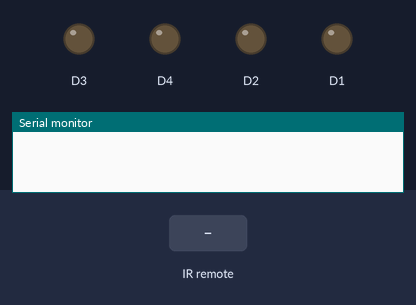
A sketch run on a simulated ESP8266 (NodeMCU). Parts: output pins drawn as LEDs (lit = HIGH), the last lines printed to the serial monitor. Inputs (shaded band) come from the test bench.

Above: at 1.2 s.
1.3 s: infrared code 0xBA45FF00 received
At 2.3 s:
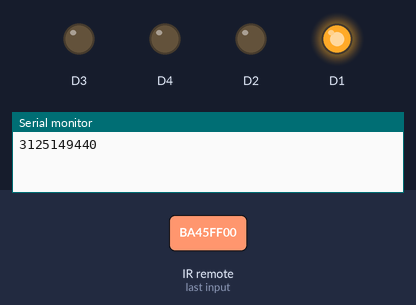
2.8 s: infrared code 0xB946FF00 received
At 3.4 s:
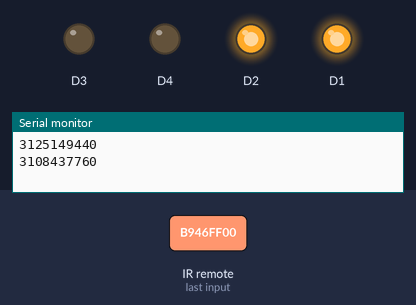
4.3 s: infrared code 0xB847FF00 received
At 4.6 s:
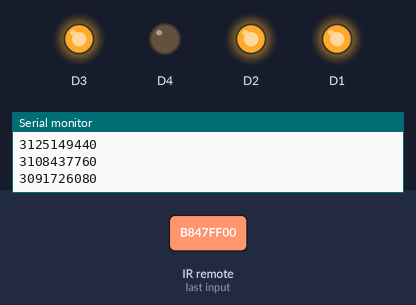
5.8 s: infrared code 0xE619FF00 received
At 6.9 s:
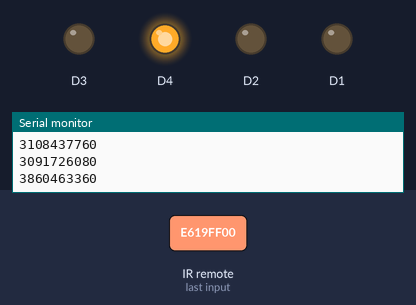
7.3 s: infrared code 0xBA45FF00 received
At 8.1 s:
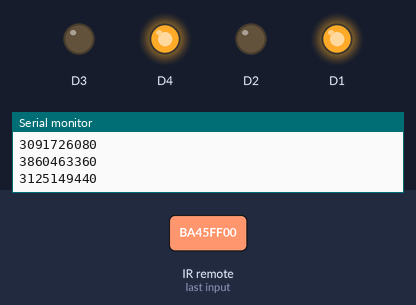
8.8 s: infrared code 0xB946FF00 received
At 9.2 s:
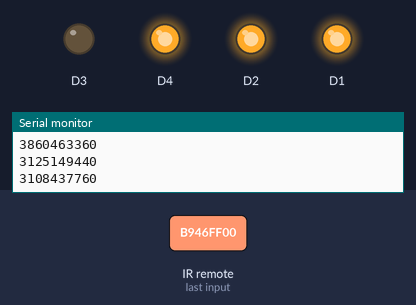
Timing chart, 0 to 11.3 s (numbered marks = the images above; inputs shaded):
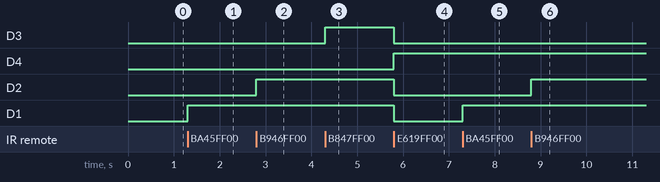

Measured:
- after the input at 1.3 s, D1: LOW → HIGH at once
- after the input at 2.8 s, D2: LOW → HIGH at once
- after the input at 4.3 s, D3: LOW → HIGH at once
- after the input at 5.8 s, D3, D2, D1: HIGH → LOW at once; D4: LOW → HIGH at once
- after the input at 7.3 s, D1: LOW → HIGH at once
- after the input at 8.8 s, D2: LOW → HIGH at once

The sketch:

IR-Remote-controller.ino
```cpp
//=======================================================================================================================
// Code to read IR signal froma a remote and respond accordingly.                                                      ||
// you can attach relay module to your output pins(D1,D2,D3) and use remote based controlling on electric appliances.  ||
// If you have enough knowledge you can edit my code and do alot more.                                                 ||
// IR-remote module link is given in initial commit.                                                                   ||
// Library Docs: "https://github.com/Arduino-IRremote/Arduino-IRremote?tab=readme-ov-file"
// Code by Paras Dhiman                                                                                                ||
//=======================================================================================================================

// Include the IRremote library
#include <IRremote.h>

// Defining values to the signals received form the remote button.
#define c1 3125149440
#define c2 3108437760
#define c3 3091726080
#define c4 3141861120
#define c5 3208707840
#define c6 3158572800
#define c7 4161273600
#define c8 3927310080
#define c9 4127850240
#define c0 3860463360
#define cst 3910598400
#define chash 4061003520
#define cup 3877175040
#define cdown 2907897600
#define cleft 4144561920
#define cright 2774204160
#define cok 3810328320

// Define the input for the IR-receiver module
#define IR_RECEIVE_PIN D0

void setup() {
  IrReceiver.begin(IR_RECEIVE_PIN,ENABLE_LED_FEEDBACK); // Start the receiver
  pinMode(D0, INPUT);
  pinMode(D1, OUTPUT);
  pinMode(D2, OUTPUT);
  pinMode(D3, OUTPUT);
  pinMode(D4, OUTPUT);
  Serial.begin(9600);
}

void trgr(char pin){
  digitalWrite(pin, !digitalRead(pin));
}

// on/off Modules
void on(char p){
  digitalWrite(p, HIGH);
}

void off(char p){
  digitalWrite(p, LOW);
}

void c(char p,int t1, int t2){
  digitalWrite(p, HIGH);
  delay(t1);
  digitalWrite(p, LOW);
  delay(t2);
}

// Main code
void loop(){
    if(IrReceiver.decode()){
    Serial.println(IrReceiver.decodedIRData.decodedRawData,DEC);  //Shows the read value on the monitor screen(if exisits).
    // IrReceiver.printIRResultShort(&Serial); // Print complete received data in one line
    // IrReceiver.printIRSendUsage(&Serial);   // Print the statement required to send this data
    switch(IrReceiver.decodedIRData.decodedRawData) {
      case c1:     //press 1 to turn on/off 1st switch.
        trgr(D1);
        break;

      case c2:     //press 2 to turn on/off 2nd switch.
        trgr(D2);
        break;

      case c3:     //press 3 to turn on/off 3rd switch.
        trgr(D3);
        break;

      case c0 : //Press 0 to turn off/off all appliances
        trgr(D1);
        trgr(D2);
        trgr(D3);
        trgr(D4);
    }
    IrReceiver.resume();
    }
}
```
